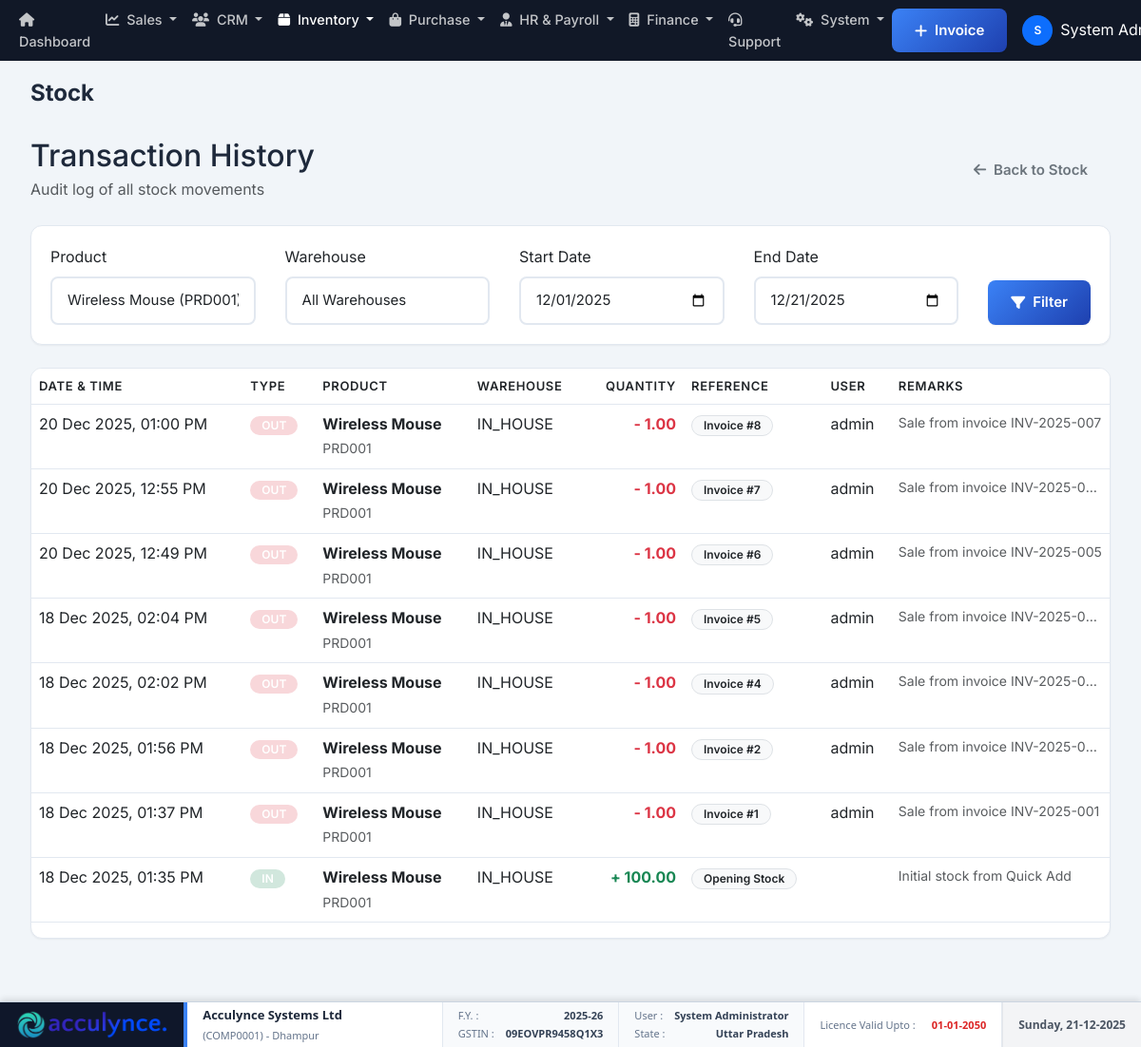
Page /modules/inventory/stock/history.php?product_id=1 (signed in) on the committed database.
### tables this page shows
CREATE TABLE `company_settings` (
  `id` int(11) NOT NULL,
  `company_name` varchar(200) NOT NULL,
  `industry_type` varchar(100) DEFAULT NULL,
  `business_type` varchar(100) DEFAULT NULL,
  `app_name` varchar(100) DEFAULT NULL,
  `theme_color` varchar(20) DEFAULT '#3b82f6',
  `address_line1` varchar(200) DEFAULT NULL,
  `address_line2` varchar(200) DEFAULT NULL,
  `city` varchar(100) DEFAULT NULL,
  `state` varchar(100) DEFAULT NULL,
  `country` varchar(100) DEFAULT 'India',
  `postal_code` varchar(20) DEFAULT NULL,
  `phone` varchar(20) DEFAULT NULL,
  `email` varchar(100) DEFAULT NULL,
  `website` varchar(100) DEFAULT NULL,
  `gstin` varchar(20) DEFAULT NULL,
  `pan` varchar(20) DEFAULT NULL,
  `bank_name` varchar(100) DEFAULT NULL,
  `bank_account_number` varchar(50) DEFAULT NULL,
  `bank_ifsc` varchar(20) DEFAULT NULL,
  `bank_branch` varchar(100) DEFAULT NULL,
  `bank_account_holder` varchar(200) DEFAULT NULL,
  `logo_path` varchar(255) DEFAULT NULL,
  `terms_conditions` text DEFAULT NULL,
  `created_at` timestamp NOT NULL DEFAULT current_timestamp(),
  `updated_at` timestamp NOT NULL DEFAULT current_timestamp() ON UPDATE current_timestamp(),
  `financial_year_start` int(11) DEFAULT 4 COMMENT 'Month number (1-12) when financial year starts',
  `currency_code` varchar(10) DEFAULT 'INR',
  `currency_symbol` varchar(10) DEFAULT '₹',
  `date_format` varchar(20) DEFAULT 'd-m-Y',
  `timezone` varchar(50) DEFAULT 'Asia/Kolkata',
  `invoice_prefix` varchar(20) DEFAULT 'INV',
  `quotation_prefix` varchar(20) DEFAULT 'QT',
  `invoice_footer` text DEFAULT NULL COMMENT 'Footer text for invoices',
  `company_registration_number` varchar(100) DEFAULT NULL,
  `tax_registration_date` date DEFAULT NULL,
  `linkedin_url` varchar(255) DEFAULT NULL,
  `facebook_url` varchar(255) DEFAULT NULL,
  `twitter_url` varchar(255) DEFAULT NULL,
  `instagram_url` varchar(255) DEFAULT NULL,
  `smtp_host` varchar(100) DEFAULT NULL,
  `smtp_port` int(11) DEFAULT 587,
  `smtp_username` varchar(100) DEFAULT NULL,
  `smtp_password` varchar(255) DEFAULT NULL,
  `smtp_encryption` varchar(10) DEFAULT 'tls',
  `email_from_name` varchar(100) DEFAULT NULL,
  `email_from_address` varchar(100) DEFAULT NULL,
  `enable_email_notifications` tinyint(1) DEFAULT 1,
  `invoice_due_days` int(11) DEFAULT 30 COMMENT 'Default payment terms in days',
  `low_stock_threshold` int(11) DEFAULT 10,
  `enable_multi_currency` tinyint(1) DEFAULT 0,
  `enable_barcode` tinyint(1) DEFAULT 1,
  `backup_frequency` varchar(20) DEFAULT 'daily',
  `last_backup_date` datetime DEFAULT NULL,
  `print_logo_on_invoice` tinyint(1) DEFAULT 1,
  `is_gst_registered` tinyint(1) DEFAULT 0,
  `enable_einvoicing` tinyint(1) DEFAULT 0
);

CREATE TABLE `stock_transactions` (
  `id` bigint(20) NOT NULL,
  `company_id` int(11) DEFAULT NULL,
  `transaction_type` enum('IN','OUT','TRANSFER','ADJUSTMENT') NOT NULL,
  `product_id` int(11) NOT NULL,
  `warehouse_id` int(11) NOT NULL,
  `quantity` decimal(10,2) NOT NULL,
  `reference_type` varchar(50) DEFAULT NULL,
  `reference_id` int(11) DEFAULT NULL,
  `transaction_date` timestamp NOT NULL DEFAULT current_timestamp(),
  `remarks` text DEFAULT NULL,
  `created_by` int(11) DEFAULT NULL
);

CREATE TABLE `products` (
  `id` int(11) NOT NULL,
  `company_id` int(11) DEFAULT NULL,
  `product_code` varchar(50) NOT NULL,
  `name` varchar(200) NOT NULL,
  `category_id` int(11) DEFAULT NULL,
  `description` text DEFAULT NULL,
  `uom_id` int(11) NOT NULL,
  `product_type` enum('Goods','Service','Raw Material','Finished Goods') DEFAULT 'Goods',
  `hsn_code` varchar(20) DEFAULT NULL,
  `barcode` varchar(100) DEFAULT NULL,
  `sku` varchar(100) DEFAULT NULL,
  `reorder_level` decimal(10,2) DEFAULT 0.00,
  `reorder_quantity` decimal(10,2) DEFAULT 0.00,
  `standard_cost` decimal(10,2) DEFAULT 0.00,
  `selling_price` decimal(10,2) DEFAULT 0.00,
  `tax_rate` decimal(5,2) DEFAULT 0.00,
  `is_active` tinyint(1) DEFAULT 1,
  `has_serial_number` tinyint(1) DEFAULT 0,
  `has_warranty` tinyint(1) DEFAULT 0,
  `has_expiry_date` tinyint(1) DEFAULT 0,
  `created_at` timestamp NOT NULL DEFAULT current_timestamp(),
  `updated_at` timestamp NOT NULL DEFAULT current_timestamp() ON UPDATE current_timestamp()
);

CREATE TABLE `warehouses` (
  `id` int(11) NOT NULL,
  `company_id` int(11) DEFAULT NULL,
  `name` varchar(100) NOT NULL,
  `code` varchar(20) NOT NULL,
  `address` text DEFAULT NULL,
  `city` varchar(50) DEFAULT NULL,
  `state` varchar(50) DEFAULT NULL,
  `country` varchar(50) DEFAULT NULL,
  `postal_code` varchar(10) DEFAULT NULL,
  `manager_id` int(11) DEFAULT NULL,
  `is_active` tinyint(1) DEFAULT 1,
  `created_at` timestamp NOT NULL DEFAULT current_timestamp()
);

CREATE TABLE `users` (
  `id` int(11) NOT NULL,
  `company_id` int(11) DEFAULT NULL,
  `username` varchar(50) NOT NULL,
  `email` varchar(100) NOT NULL,
  `avatar_path` varchar(255) DEFAULT NULL,
  `company_name` varchar(255) NOT NULL,
  `password_hash` varchar(255) NOT NULL,
  `full_name` varchar(100) NOT NULL,
  `is_active` tinyint(1) DEFAULT 1,
  `email_verification_token` varchar(255) DEFAULT NULL,
  `password_reset_token` varchar(255) DEFAULT NULL,
  `password_reset_expires_at` datetime DEFAULT NULL,
  `email_verified` tinyint(1) DEFAULT 0,
  `last_login` timestamp NULL DEFAULT NULL,
  `created_at` timestamp NOT NULL DEFAULT current_timestamp(),
  `updated_at` timestamp NOT NULL DEFAULT current_timestamp() ON UPDATE current_timestamp(),
  `onboarding_completed` tinyint(1) DEFAULT 0
);

### modules/inventory/stock/history.php (the view, shortened to what the rows shown need)
<?php
require_once '../../../classes/Auth.php';
require_once '../../../classes/Database.php';
$auth = new Auth();
$auth->requireLogin();
$db = Database::getInstance();
$user = $auth->getCurrentUser();
$productId = $_GET['product_id'] ?? '';
$startDate = $_GET['start_date'] ?? date('Y-m-01');
$endDate = $_GET['end_date'] ?? date('Y-m-d');
$query = "
    SELECT
        st.*,
        p.name as product_name,
        p.product_code,
        w.name as warehouse_name,
        u.username as created_by_name
    FROM stock_transactions st
    LEFT JOIN products p ON st.product_id = p.id
    LEFT JOIN warehouses w ON st.warehouse_id = w.id
    LEFT JOIN users u ON st.created_by = u.id
    WHERE DATE(st.transaction_date) BETWEEN ? AND ? AND st.company_id = ?
";
$params = [$startDate, $endDate, $user['company_id']];
if (!empty($productId)) {
    $query .= " AND st.product_id = ?";
    $params[] = $productId;
}
$query .= " ORDER BY st.transaction_date DESC";
$transactions = $db->fetchAll($query, $params);
?>
<!DOCTYPE html>
<html lang="en">
<head>
    <link rel="stylesheet" href="../../../public/assets/css/style.css">
    <link rel="stylesheet" href="https://cdnjs.cloudflare.com/ajax/libs/font-awesome/6.4.0/css/all.min.css">
</head>
<body>
    <div class="dashboard-wrapper">
        <?php include INCLUDES_PATH . '/sidebar.php'; ?>
        <main class="main-content">
            <?php include INCLUDES_PATH . '/header.php'; ?>
            <div class="content-area">
                <div class="d-flex justify-content-between align-items-center mb-4" style="display: flex; justify-content: space-between; align-items: center;">
                    <div>
                        <h2 class="mb-1">Transaction History</h2>
                    </div>
                </div>
                <div class="card">
                    <div class="table-responsive">
                        <table class="table table-hover">
                            <thead>
                                <tr>
                                    <th>Date & Time</th>
                                    <th>Type</th>
                                    <th>Product</th>
                                    <th>Warehouse</th>
                                    <th class="text-end">Quantity</th>
                                    <th>Reference</th>
                                    <th>User</th>
                                    <th>Remarks</th>
                                </tr>
                            </thead>
                            <tbody>
                                <?php if (empty($transactions)): ?>
                                    <tr>
                                        <td colspan="8" class="text-center py-4 text-muted">
                                            No transactions found for the selected filters.
                                        </td>
                                    </tr>
                                <?php else: ?>
                                    <?php foreach ($transactions as $tx): ?>
                                        <tr>
                                            <td><?php echo date('d M Y, h:i A', strtotime($tx['transaction_date'])); ?></td>
                                            <td>
                                                <?php
                                                $badgeClass = 'badge-adjustment';
                                                if ($tx['transaction_type'] === 'IN') $badgeClass = 'badge-in';
                                                elseif ($tx['transaction_type'] === 'OUT') $badgeClass = 'badge-out';
                                                elseif ($tx['transaction_type'] === 'TRANSFER') $badgeClass = 'badge-transfer';
                                                ?>
                                                <span class="badge <?php echo $badgeClass; ?>">
                                                    <?php echo $tx['transaction_type']; ?>
                                                </span>
                                            </td>
                                            <td>
                                                <div class="fw-bold"><?php echo htmlspecialchars($tx['product_name']); ?></div>
                                                <small class="text-muted"><?php echo htmlspecialchars($tx['product_code']); ?></small>
                                            </td>
                                            <td><?php echo htmlspecialchars($tx['warehouse_name']); ?></td>
                                            <td class="text-end fw-bold <?php echo $tx['transaction_type'] === 'OUT' ? 'text-danger' : 'text-success'; ?>">
                                                <?php echo $tx['transaction_type'] === 'OUT' ? '-' : '+'; ?>
                                                <?php echo number_format($tx['quantity'], 2); ?>
                                            </td>
                                            <td>
                                                <?php if ($tx['reference_type']): ?>
                                                    <span class="badge bg-light text-dark border">
                                                        <?php echo ucfirst(str_replace('_', ' ', $tx['reference_type'])); ?>
                                                        <?php if ($tx['reference_id']) echo '#' . $tx['reference_id']; ?>
                                                    </span>
                                                <?php else: ?>
                                                    <span class="text-muted">-</span>
                                                <?php endif; ?>
                                            </td>
                                            <td><?php echo htmlspecialchars($tx['created_by_name']); ?></td>
                                            <td class="text-muted small" style="max-width: 200px; overflow: hidden; text-overflow: ellipsis; white-space: nowrap;" title="<?php echo htmlspecialchars($tx['remarks']); ?>">
                                                <?php echo htmlspecialchars($tx['remarks']); ?>
                                            </td>
                                        </tr>
                                    <?php endforeach; ?>
                                <?php endif; ?>
                            </tbody>
                        </table>
                    </div>
                </div>
            </div>
        </main>
    </div>
</body>
</html>

### includes/sidebar.php (shortened to what the rows shown need)
<?php
if (!isset($brandingSettings)) {
    $db = Database::getInstance();
    $brandingSettings = $db->fetchOne("SELECT app_name, logo_path, theme_color FROM company_settings WHERE id = ? LIMIT 1", [$_SESSION['company_id'] ?? 0]);
}
$appName = !empty($brandingSettings['app_name']) ? $brandingSettings['app_name'] : APP_NAME;
$logoPath = !empty($brandingSettings['logo_path']) ? BASE_URL . $brandingSettings['logo_path'] : '';
?>
<link href="https://cdn.jsdelivr.net/npm/bootstrap@5.3.0/dist/css/bootstrap.min.css" rel="stylesheet">
<link rel="stylesheet" href="https://cdnjs.cloudflare.com/ajax/libs/font-awesome/6.4.0/css/all.min.css">
<link rel="stylesheet" href="<?php echo BASE_URL; ?>public/assets/css/style.css?v=<?php echo time(); ?>">
<?php
$footerData = [];
$curMonth = date('n');
$curYear = date('Y');
if ($curMonth >= 4) {
    if ($curYear + 1 == 2000) { $yPart = '00'; } else { $yPart = substr($curYear + 1, -2); }
    $footerData['fy'] = $curYear . '-' . $yPart;
} else {
    $yPart = substr($curYear, -2);
    $footerData['fy'] = ($curYear - 1) . '-' . $yPart;
}
if (!isset($brandingSettings['gstin']) || !isset($brandingSettings['state'])) {
     if (isset($user['company_id'])) {
         $companyDetails = $db->fetchOne("SELECT company_name, gstin, state, address_line1, city FROM company_settings WHERE id = ?", [$user['company_id']]);
         $footerData['company_name'] = $companyDetails['company_name'] ?? $appName;
         $footerData['gst'] = $companyDetails['gstin'] ?? 'N/A';
         $footerData['state'] = $companyDetails['state'] ?? 'N/A';
         $footerData['address'] = $companyDetails['city'] ?? '';
     }
} else {
     $footerData['company_name'] = $brandingSettings['app_name'];
     $footerData['gst'] = $brandingSettings['gstin'] ?? 'N/A';
     $footerData['state'] = $brandingSettings['state'] ?? 'N/A';
}
if (isset($user['company_id'])) {
    $subData = $db->fetchOne("SELECT current_period_end, status FROM subscriptions WHERE company_id = ? AND status = 'active' ORDER BY current_period_end DESC LIMIT 1", [$user['company_id']]);
    $footerData['validity'] = $subData ? date('d-m-Y', strtotime($subData['current_period_end'])) : 'Trial/Expired';
    $footerData['company_id'] = 'COMP' . str_pad($user['company_id'], 4, '0', STR_PAD_LEFT);
} else {
    $footerData['validity'] = 'N/A';
    $footerData['company_id'] = 'N/A';
}
?>
<div class="sticky-footer">
    <div class="footer-box brand-box">
        <?php if ($logoPath): ?>
            <img src="<?php echo $logoPath; ?>" alt="Logo" class="footer-logo">
        <?php else: ?>
            <div class="footer-brand-text">AC</div>
        <?php endif; ?>
    </div>
    <div class="footer-box footer-info-box">
        <div class="info-row main">
            <strong><?php echo htmlspecialchars($footerData['company_name'] ?? 'Acculynce'); ?></strong>
        </div>
        <div class="info-row sub">
            (<?php echo htmlspecialchars($footerData['company_id'] ?? ''); ?>) <?php if(isset($footerData['address'])) echo '- ' . htmlspecialchars($footerData['address']); ?>
        </div>
    </div>
    <div class="footer-box fy-box">
        <div class="info-row">
            <span class="label">GSTIN :</span> <span class="value"><?php echo htmlspecialchars($footerData['gst'] ?? 'N/A'); ?></span>
        </div>
    </div>
    <div class="footer-box user-box">
        <div class="info-row">
            <span class="label">State :</span> <span class="value"><?php echo htmlspecialchars($footerData['state'] ?? 'N/A'); ?></span>
        </div>
    </div>
</div>

### rows in the picture
company_settings: logo_path (picture), company_name "Acculynce Systems Ltd", city "Dhampur", gstin "09EOVPR9458Q1X3", state "Uttar Pradesh"
stock_transactions: transaction_date "20 Dec 2025, 01:00 PM", transaction_type "OUT", product.name "Wireless Mouse", product.product_code "PRD001", warehouse.name "IN_HOUSE", quantity "1.00", reference_type "Invoice", reference "8", created_by.username "admin", remarks "Sale from invoice INV-2025-007"
stock_transactions: transaction_date "20 Dec 2025, 12:55 PM", transaction_type "OUT", product.name "Wireless Mouse", product.product_code "PRD001", warehouse.name "IN_HOUSE", quantity "1.00", reference_type "Invoice", reference "7", created_by.username "admin", remarks "Sale from invoice INV-2025-006"
stock_transactions: transaction_date "20 Dec 2025, 12:49 PM", transaction_type "OUT", product.name "Wireless Mouse", product.product_code "PRD001", warehouse.name "IN_HOUSE", quantity "1.00", reference_type "Invoice", reference "6", created_by.username "admin", remarks "Sale from invoice INV-2025-005"
stock_transactions: transaction_date "18 Dec 2025, 02:04 PM", transaction_type "OUT", product.name "Wireless Mouse", product.product_code "PRD001", warehouse.name "IN_HOUSE", quantity "1.00", reference_type "Invoice", reference "5", created_by.username "admin", remarks "Sale from invoice INV-2025-004"
stock_transactions: transaction_date "18 Dec 2025, 02:02 PM", transaction_type "OUT", product.name "Wireless Mouse", product.product_code "PRD001", warehouse.name "IN_HOUSE", quantity "1.00", reference_type "Invoice", reference "4", created_by.username "admin", remarks "Sale from invoice INV-2025-003"
stock_transactions: transaction_date "18 Dec 2025, 01:56 PM", transaction_type "OUT", product.name "Wireless Mouse", product.product_code "PRD001", warehouse.name "IN_HOUSE", quantity "1.00", reference_type "Invoice", reference "2", created_by.username "admin", remarks "Sale from invoice INV-2025-002"
stock_transactions: transaction_date "18 Dec 2025, 01:37 PM", transaction_type "OUT", product.name "Wireless Mouse", product.product_code "PRD001", warehouse.name "IN_HOUSE", quantity "1.00", reference_type "Invoice", reference "1", created_by.username "admin", remarks "Sale from invoice INV-2025-001"
stock_transactions: transaction_date "18 Dec 2025, 01:35 PM", transaction_type "IN", product.name "Wireless Mouse", product.product_code "PRD001", warehouse.name "IN_HOUSE", quantity "100.00", reference_type "Opening Stock", remarks "Initial stock from Quick Add"

### other values in the picture
substr($user['full_name'], 0, 1) "S"
$user['full_name'] "System…"
$footerData['company_id'] "COMP0001"
$footerData['fy'] "2025-26"
$user['full_name'] "System Administrator"
$footerData['validity'] "01-01-2050"
form field product_id "Wireless Mouse (PRD001)"
